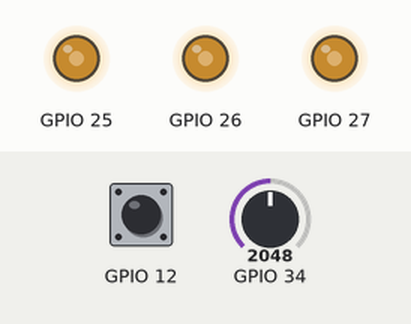
Recording of a sketch running on a simulated ESP32. On the bench: output pins drawn as LEDs (lit = HIGH). The inputs (shaded band) are chosen by the test bench; at power-on: GPIO 34 = 2048, GPIO 12 HIGH.

Above: at 1.2 s.
1.3 s: GPIO 34 set to 2866
At 1.6 s:
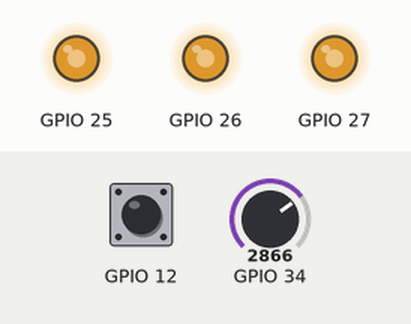
2.8 s: GPIO 12 pulled LOW for 0.15 s
At 2.87 s:
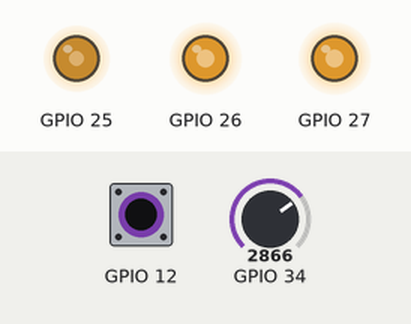
4.4 s: GPIO 34 set to 3603
At 5.1 s:
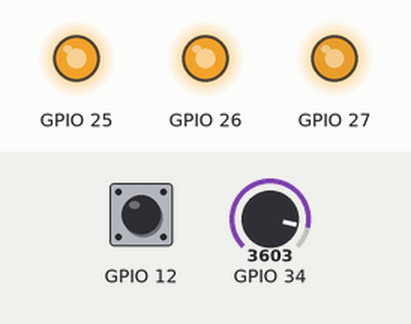
5.9 s: GPIO 12 pulled LOW for 1 s
At 6.3 s:
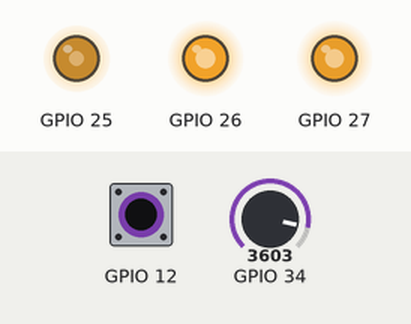
8.4 s: GPIO 34 set to 491
At 9.4 s:
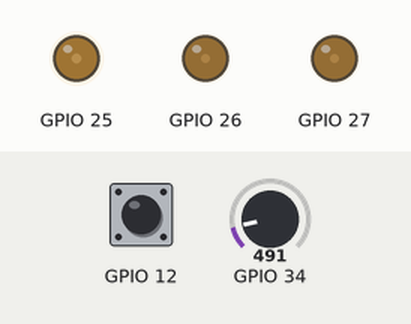
9.9 s: GPIO 12 pulled LOW for 0.15 s
At 9.97 s:
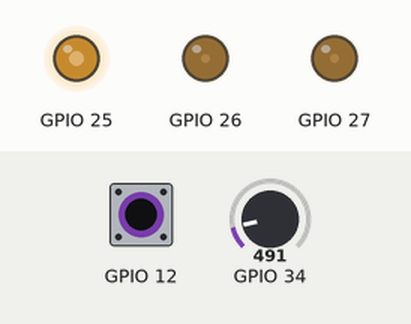
Timing chart, 0 to 12.5 s (numbered marks = the images above; inputs shaded):
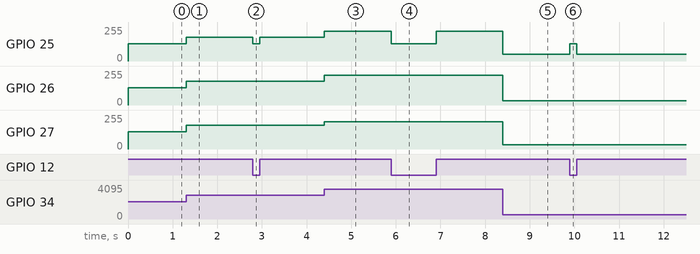

The sketch:

math_switch.ino
```cpp
// Сгенерировано CrabLogic из проекта «math_switch». Ручные правки будут перезаписаны.
// Порядок выполнения: adc → level → dev → lowest → highest → clamp → button → pick → fan → dev_out → max_out

#include <Arduino.h>

// Выходы блоков
int32_t adc_out = 0;
float level_out = 0.0f;
float dev_out = 0.0f;
float lowest_out = 0.0f;
float highest_out = 0.0f;
float clamp_out = 0.0f;
bool button_out = false;
float pick_out = 0.0f;

// pwm_out: общий код
static inline int32_t crab_f2i(float x) {
  if (x != x) return 0;
  if (x >= 2147483648.0f) return INT32_MAX;
  if (x <= -2147483648.0f) return INT32_MIN;
  return (int32_t)x;
}

void setup() {
  // button: digital_in
  pinMode(12, INPUT_PULLUP);
}

void loop() {
  // adc: analog_in
  adc_out = analogRead(34);

  // level: scale
  level_out = 0.0f + ((float)adc_out - 0.0f) * (100.0f - 0.0f) / (4095.0f - 0.0f);
  level_out = constrain(level_out, 0.0f, 100.0f);

  // dev: abs
  dev_out = fabs(level_out);

  // lowest: min
  lowest_out = level_out < 80.0f ? level_out : 80.0f;

  // highest: max
  highest_out = lowest_out > 10.0f ? lowest_out : 10.0f;

  // clamp: limit
  clamp_out = level_out < 20.0f ? 20.0f : (level_out > 90.0f ? 90.0f : level_out);

  // button: digital_in
  button_out = !digitalRead(12);

  // pick: switch
  pick_out = button_out ? 50.0f : clamp_out;

  // fan: pwm_out
  analogWrite(25, crab_f2i(constrain(pick_out, 0.0f, 100.0f) * 2.55f + 0.5f));

  // dev_out: pwm_out
  analogWrite(26, crab_f2i(constrain(dev_out, 0.0f, 100.0f) * 2.55f + 0.5f));

  // max_out: pwm_out
  analogWrite(27, crab_f2i(constrain(highest_out, 0.0f, 100.0f) * 2.55f + 0.5f));
}
```

Measured:
- after the input at 1.3 s, GPIO 25–27: 128/255 → 178/255 at once
- after the input at 2.8 s, GPIO 25: 178/255 → 128/255 at once, → 178/255 0.15 s later
- after the input at 4.4 s, GPIO 25, GPIO 26: 178/255 → 224/255 at once; GPIO 27: 178/255 → 204/255 at once
- after the input at 5.9 s, GPIO 25: 224/255 → 128/255 at once, → 224/255 1.0 s later
- after the input at 8.4 s, GPIO 25: 224/255 → 51/255 at once; GPIO 26: 224/255 → 31/255 at once; GPIO 27: 204/255 → 31/255 at once
- after the input at 9.9 s, GPIO 25: 51/255 → 128/255 at once, → 51/255 0.15 s later
